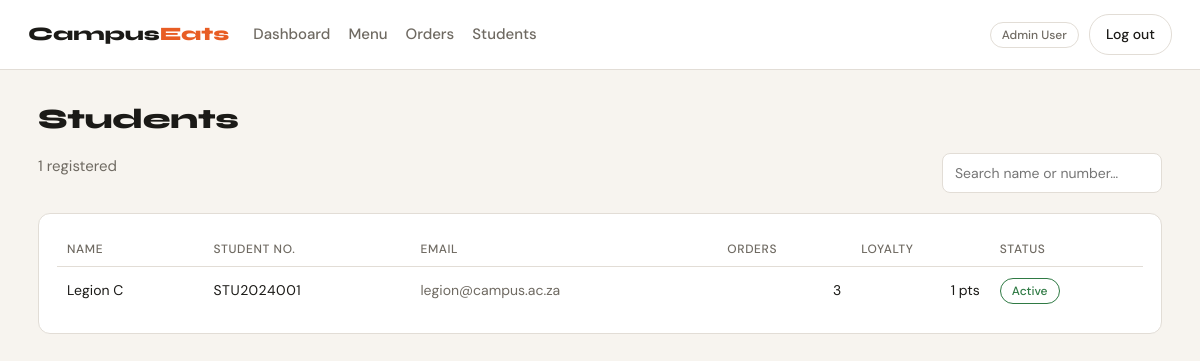
/admin/students (signed in), run on an earlier commit of the app's database.
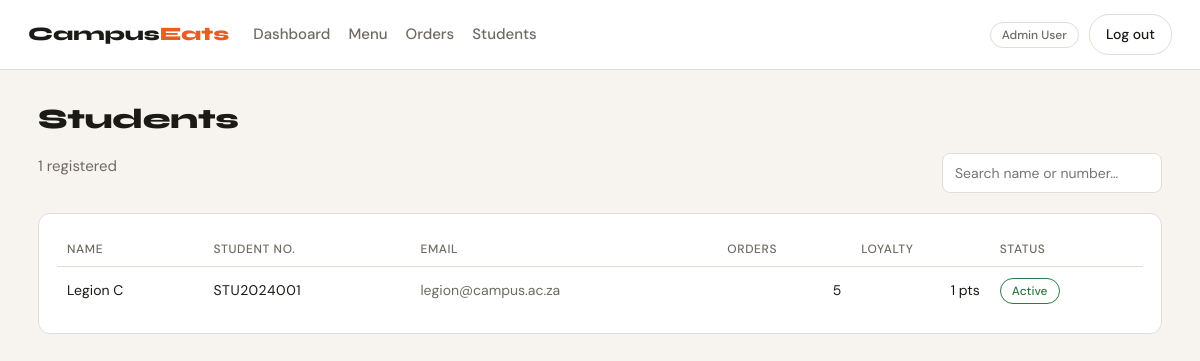
And on a later commit of the database.
### models.py (models this page shows, shortened)
class User(db.Model):
    __tablename__ = 'users'
    id = db.Column(db.Integer, primary_key=True)
    student_number = db.Column(db.String, nullable=True)
    name = db.Column(db.String, nullable=False)
    email = db.Column(db.String, unique=True, nullable=False)
    password_hash = db.Column(db.String, nullable=False)
    role = db.Column(db.String, nullable=False, default='student') # 'student', 'staff', 'admin'
    is_active = db.Column(db.Boolean, default=True)
    created_at = db.Column(db.DateTime, default=datetime.utcnow)
    orders = relationship('Order', backref='user', lazy=True)
    loyalty_records = relationship('LoyaltyPoints', backref='user', lazy=True)
    @property
    def loyalty_balance(self):
        return sum(lp.points_earned for lp in self.loyalty_records) # Simplified, should be running total

class LoyaltyPoints(db.Model):
    __tablename__ = 'loyalty_points'
    id = db.Column(db.Integer, primary_key=True)
    user_id = db.Column(db.Integer, db.ForeignKey('users.id'), nullable=False)
    order_id = db.Column(db.Integer, db.ForeignKey('orders.id'), nullable=False)
    points_earned = db.Column(db.Integer, default=1)
    points_balance = db.Column(db.Integer, nullable=False) # Running total
    awarded_at = db.Column(db.DateTime, default=datetime.utcnow)

### routes/admin.py (the view)
@admin_bp.route('/admin/students')
@login_required
@role_required('admin')
def students():
    students = User.query.filter_by(role='student').all()
    return render_template('admin/students.html', students=students)

### utils.py (called while the page is built)
def login_required(i):
    @functools.wraps(i)
    def decorated_function(*args, **kwargs):
        if 'user_id' not in session:
            return redirect(url_for('auth.login'))
        else:
            return i(*args, **kwargs)
    return decorated_function

def role_required(*roles):
    def decorator(i):
        @functools.wraps(i)
        def decorated_function(*args, **kwargs):
            if session['role'] not in roles :
                return redirect(url_for('auth.login'))
            else:
                return i(*args, **kwargs)
        return decorated_function
    return decorator

### templates/admin/students.html (shortened to what this page needs)
{% extends "base.html" %}
{% block content %}
<header class="section-head">
  <div>
    <h1 class="h-display">Students</h1>
    <p class="muted">{{ students|length }} registered</p>
  </div>
  <input type="search" id="student-search" class="search" placeholder="Search name or number…">
</header>
<section class="card">
  <table class="table" id="students-table">
    <thead>
      <tr><th>Name</th><th>Student no.</th><th>Email</th><th class="right">Orders</th><th class="right">Loyalty</th><th>Status</th></tr>
    </thead>
    <tbody>
      {% for student in students %}
      <tr data-search="{{ (student.name ~ ' ' ~ (student.student_number or ''))|lower }}">
        <td>{{ student.name|title }}</td>
        <td class="mono">{{ student.student_number or '—' }}</td>
        <td class="muted">{{ student.email }}</td>
        <td class="right">{{ student.orders|length }}</td>
        <td class="right">{{ student.loyalty_balance }} pts</td>
        <td>
          <span class="pill {{ 'pill-ready' if student.is_active else 'pill-soldout' }}">
            {{ 'Active' if student.is_active else 'Inactive' }}
          </span>
        </td>
      </tr>
      {% else %}
      <tr><td colspan="6" class="muted">No students registered.</td></tr>
      {% endfor %}
    </tbody>
  </table>
</section>
{% endblock %}

What changed in the data, as far as the page shows it:
changed User "Legion C": orders|length "3" → "5"
